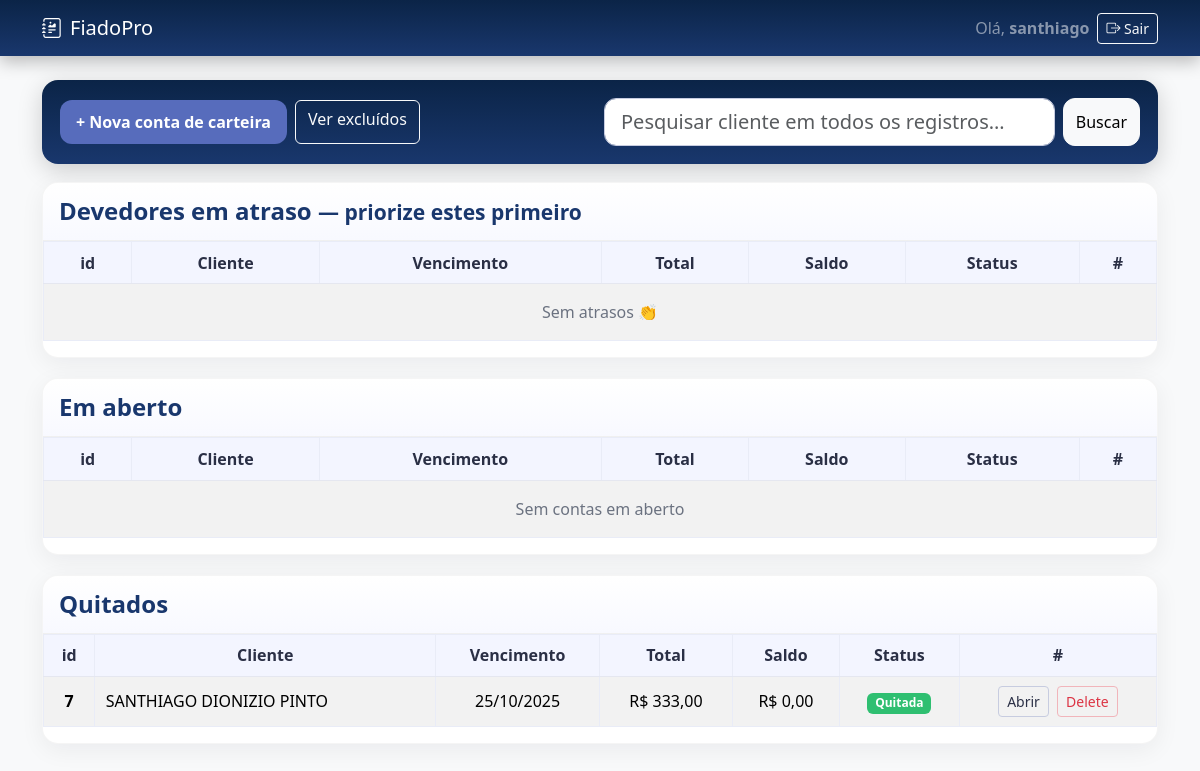
Page / (signed in) on the earlier database version.
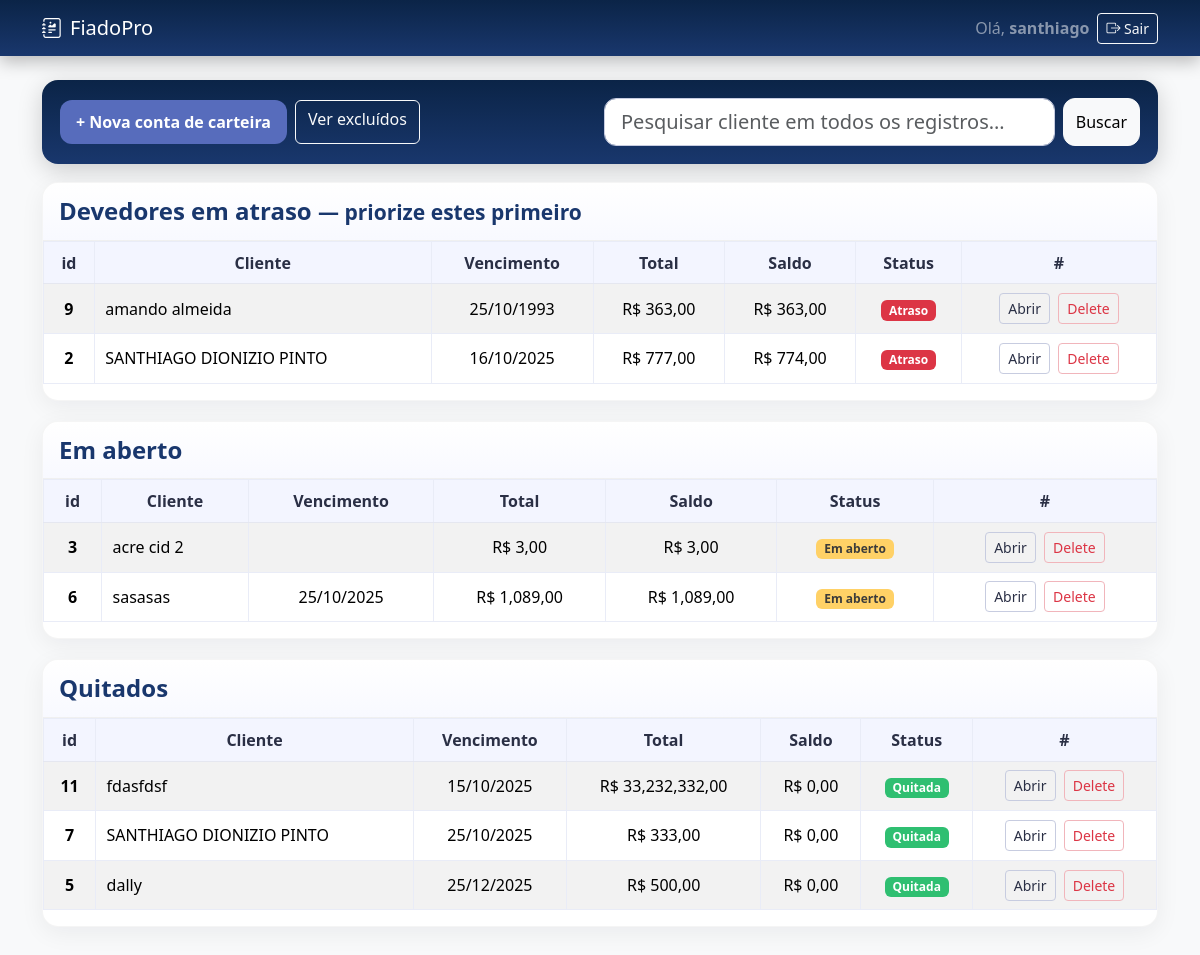
Same page on the later database version.
### carteira/models.py (models this page shows, shortened)
class ContaCarteira(models.Model):
    STATUS_CHOICES = (
        ("EM_ABERTO", "Em aberto"),
        ("PAGO", "Pago"),
        ("ATRASO", "Em atraso"),
    )
    owner = models.ForeignKey(User, on_delete=models.CASCADE, related_name="contas_carteira")
    cliente = models.ForeignKey(Cliente, on_delete=models.PROTECT, related_name="contas")
    criado_em = models.DateField(default=timezone.now)
    vencimento = models.DateField(null=True, blank=True)
    total = models.DecimalField(max_digits=12, decimal_places=2, default=0)
    saldo = models.DecimalField(max_digits=12, decimal_places=2, default=0)
    status = models.CharField(max_length=12, choices=STATUS_CHOICES, default="EM_ABERTO")
    is_deleted = models.BooleanField(default=False)
    deleted_at = models.DateTimeField(null=True, blank=True)
    deleted_reason = models.CharField(max_length=255, blank=True)
    deleted_by = models.ForeignKey(
        User, null=True, blank=True, on_delete=models.SET_NULL, related_name="contas_carteira_excluidas"
    )
    class Meta:
        ordering = ["-criado_em", "-id"]

class Cliente(models.Model):
    nome = models.CharField(max_length=150)
    cpf = models.CharField(max_length=14, blank=True)
    telefone = models.CharField(max_length=20, blank=True)

### carteira/views.py (the view)
# urls.py: path("", views.dashboard, name="dashboard"),
@login_required
def dashboard(request):
    q = request.GET.get("q", "").strip()
    base = (ContaCarteira.objects
            .filter(owner=request.user, is_deleted=False)  # garante esconder excluídos
            .select_related("cliente"))
    base_atrasados = base.filter(status="ATRASO")
    base_em_aberto = base.filter(status="EM_ABERTO")
    base_quitados  = base.filter(status="PAGO")
    if q:
        name_filter = Q(cliente__nome__icontains=q)
        atrasados = base_atrasados.filter(name_filter)
        em_aberto = base_em_aberto.filter(name_filter)
        quitados  = base_quitados.filter(name_filter)
    else:
        atrasados = base_atrasados
        em_aberto = base_em_aberto
        quitados  = base_quitados
    cform = ClienteForm()
    conta_form = ContaForm()
    formset = ItemFormSet(prefix="itens")
    del_form = DeleteConfirmForm()  # + NEW
    return render(request, "carteira/dashboard.html", {
        "q": q,
        "atrasados": atrasados.order_by("vencimento", "id"),
        "quitados": quitados.order_by("vencimento", "id"),
        "em_aberto": em_aberto.order_by("vencimento", "id"),
        "cform": cform,
        "conta_form": conta_form,
        "formset": formset,
        "del_form": del_form,        # + NEW
        "open_modal": False,
    })

### carteira/forms.py (shortened to what this page needs)
class ClienteForm(forms.ModelForm):
    class Meta:
        model = Cliente
        fields = ["nome", "cpf", "telefone"]
        widgets = {
            "nome": forms.TextInput(attrs={
                "class": "form-control",
                "placeholder": "Nome do cliente"
            }),
            "cpf": forms.TextInput(attrs={
                "class": "form-control",
                "id": "id_cpf_cnpj",
                "placeholder": "CPF ou CNPJ",
                "inputmode": "numeric",
                "autocomplete": "on",
            }),
            "telefone": forms.TextInput(attrs={
                "class": "form-control",
                "id": "id_telefone",
                "placeholder": "(00) 00000-0000",
                "inputmode": "tel",
                "autocomplete": "tel",
                "maxlength": "16",  # suficiente para (00) 00000-0000
            }),
        }

class ContaForm(forms.ModelForm):
    class Meta:
        model = ContaCarteira
        fields = ["vencimento"]
        widgets = {
            "vencimento": forms.DateInput(attrs={
                "class": "form-control",
                "type": "date"
            }),
        }

### carteira/templates/carteira/dashboard.html (shortened to what the changed rows need)
{% extends 'carteira/base.html' %}
{% load static %}
{% load humanize %}
{% block content %}
<div class="section-card">
  <div class="card-body">
    <div class="table-wrap">
      <table class="table table-striped table-sm table-bordered table-hover align-middle">
        <thead>
          <tr>
            <th class="text-center">id</th>
            <th class="text-center">Cliente</th>
            <th class="text-center">Vencimento</th>
            <th class="text-center">Total</th>
            <th class="text-center">Saldo</th>
            <th class="text-center">Status</th>
            <th class="text-center">#</th>
          </tr>
        </thead>
        <tbody>
          {% for c in atrasados %}
            <tr>
              <th class="text-center">{{ c.id }}</th>
              <td>{{ c.cliente.nome }}</td>
              <td class="text-center">{{ c.vencimento|date:'d/m/Y' }}</td>
              <td class="text-center">R$ {{ c.total|floatformat:2|intcomma }}</td>
              <td class="text-center">R$ {{ c.saldo|floatformat:2|intcomma }}</td>
              <td class="text-center"><span class="badge bg-danger">Atraso</span></td>
              <td class="text-center row-actions">
                <a class="btn btn-sm btn-outline-dark me-1" href="{% url 'carteira:conta' c.id %}">Abrir</a>
                <button type="button"
                        class="btn btn-sm btn-outline-danger"
                        data-bs-toggle="modal"
                        data-bs-target="#modalExcluirConta"
                        data-url="{% url 'carteira:excluir_conta' c.id %}"
                        data-label="Conta #{{ c.id }} — {{ c.cliente.nome }}">
                  Delete
                </button>
              </td>
            </tr>
          {% empty %}
            <tr><td colspan="7" class="text-muted text-center py-3">Sem atrasos 👏</td></tr>
          {% endfor %}
        </tbody>
      </table>
    </div>
  </div>
</div>
<div class="section-card">
  <div class="card-body">
    <div class="table-wrap">
      <table class="table table-striped table-sm table-bordered table-hover align-middle">
        <thead>
          <tr>
            <th class="text-center">id</th>
            <th class="text-center">Cliente</th>
            <th class="text-center">Vencimento</th>
            <th class="text-center">Total</th>
            <th class="text-center">Saldo</th>
            <th class="text-center">Status</th>
            <th class="text-center">#</th>
          </tr>
        </thead>
        <tbody>
          {% for c in em_aberto %}
            <tr>
              <th class="text-center">{{ c.id }}</th>
              <td>{{ c.cliente.nome }}</td>
              <td class="text-center">{{ c.vencimento|date:'d/m/Y' }}</td>
              <td class="text-center">R$ {{ c.total|floatformat:2|intcomma }}</td>
              <td class="text-center">R$ {{ c.saldo|floatformat:2|intcomma }}</td>
              <td class="text-center"><span class="badge bg-warning text-dark">Em aberto</span></td>
              <td class="text-center row-actions">
                <a class="btn btn-sm btn-outline-dark me-1" href="{% url 'carteira:conta' c.id %}">Abrir</a>
                <button type="button"
                        class="btn btn-sm btn-outline-danger"
                        data-bs-toggle="modal"
                        data-bs-target="#modalExcluirConta"
                        data-url="{% url 'carteira:excluir_conta' c.id %}"
                        data-label="Conta #{{ c.id }} — {{ c.cliente.nome }}">
                  Delete
                </button>
              </td>
            </tr>
          {% empty %}
            <tr><td colspan="7" class="text-muted text-center py-3">Sem contas em aberto</td></tr>
          {% endfor %}
        </tbody>
      </table>
    </div>
  </div>
</div>
<div class="section-card">
  <div class="card-body">
    <div class="table-wrap">
      <table class="table table-striped table-sm table-bordered table-hover align-middle">
        <thead>
          <tr>
            <th class="text-center">id</th>
            <th class="text-center">Cliente</th>
            <th class="text-center">Vencimento</th>
            <th class="text-center">Total</th>
            <th class="text-center">Saldo</th>
            <th class="text-center">Status</th>
            <th class="text-center">#</th>
          </tr>
        </thead>
        <tbody>
          {% for c in quitados %}
            <tr>
              <th class="text-center">{{ c.id }}</th>
              <td>{{ c.cliente.nome }}</td>
              <td class="text-center">{{ c.vencimento|date:'d/m/Y' }}</td>
              <td class="text-center">R$ {{ c.total|floatformat:2|intcomma }}</td>
              <td class="text-center">R$ {{ c.saldo|floatformat:2|intcomma }}</td>
              <td class="text-center"><span class="badge bg-success">Quitada</span></td>
              <td class="text-center row-actions">
                <a class="btn btn-sm btn-outline-dark me-1" href="{% url 'carteira:conta' c.id %}">Abrir</a>
                <button type="button"
                        class="btn btn-sm btn-outline-danger"
                        data-bs-toggle="modal"
                        data-bs-target="#modalExcluirConta"
                        data-url="{% url 'carteira:excluir_conta' c.id %}"
                        data-label="Conta #{{ c.id }} — {{ c.cliente.nome }}">
                  Delete
                </button>
              </td>
            </tr>
          {% empty %}
            <tr><td colspan="7" class="text-muted text-center py-3">Sem contas quitadas</td></tr>
          {% endfor %}
        </tbody>
      </table>
    </div>
  </div>
</div>
{% endblock %}

Differences in the rows shown:
added ContaCarteira: id "9", cliente.nome "amando almeida", vencimento "25/10/1993", total "363,00", saldo "363,00", shown under "Devedores em atraso — priorize estes primeiro"
now on this page (row edited): ContaCarteira: id "2", cliente.nome "SANTHIAGO DIONIZIO PINTO", vencimento "16/10/2025", total "777,00", saldo "774,00", shown under "Devedores em atraso — priorize estes primeiro"
now on this page (row edited): ContaCarteira: id "3", cliente.nome "acre cid 2", total "3,00", saldo "3,00", shown under "Em aberto"
now on this page (row edited): ContaCarteira: id "6", cliente.nome "sasasas", vencimento "25/10/2025", total "1,089,00", saldo "1,089,00", shown under "Em aberto"
added ContaCarteira: id "11", cliente.nome "fdasfdsf", vencimento "15/10/2025", total "33,232,332,00", saldo "0,00", shown under "Quitados"
now on this page (row edited): ContaCarteira: id "5", cliente.nome "dally", vencimento "25/12/2025", total "500,00", saldo "0,00", shown under "Quitados"
Other differences:
text no longer shown: "Sem atrasos 👏 Sem contas em aberto"
